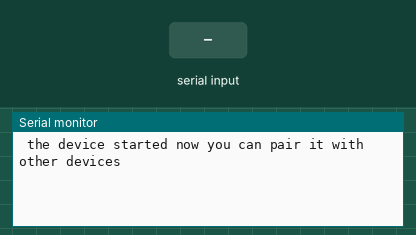
This sketch was run on a simulated ESP32. On the bench: the last lines printed to the serial monitor. Inputs (shaded band) come from the test bench. Nothing arrives over Bluetooth unless stated.

Above: at 1.2 s.
1.3 s: "1" received over the second serial link
At 1.8 s:
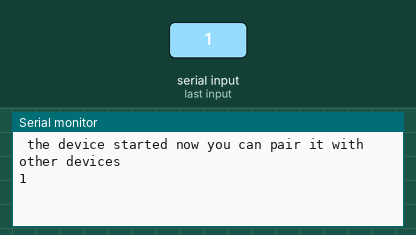
2.8 s: "0" received over the second serial link
At 4.0 s:
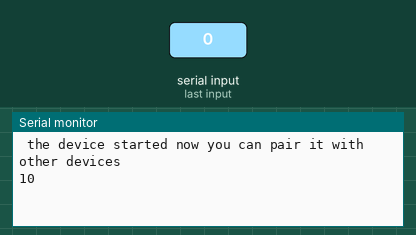

The sketch:

bluetooth_iot_1.ino
```cpp
#include"BluetoothSerial.h"
BluetoothSerial SerialBT;
void setup() {
  // put your setup code here, to run once:
  Serial.begin(9600);
  SerialBT.begin("vicraman");
  Serial.println(" the device started now you can pair it with other devices");


}

void loop() {
  // put your main code here, to run repeatedly:
  if(Serial.available()){
    SerialBT.write(Serial.read());
  }
  if(SerialBT.available()){
    Serial.write(SerialBT.read());
  }
delay(20);
}
```

Measured:
- after the input at 1.3 s, the serial monitor: prints a new line at once (image 1)
- after the input at 2.8 s, the serial monitor: prints a new line at once (image 2)
